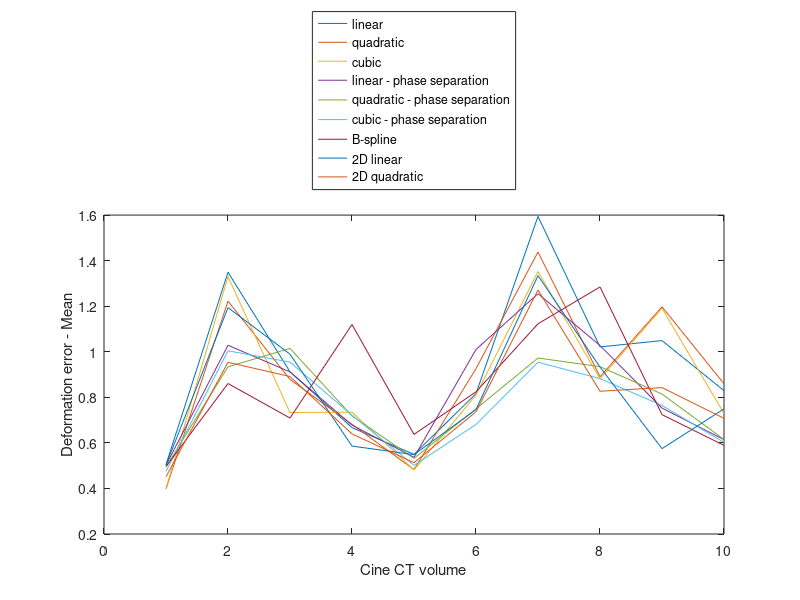
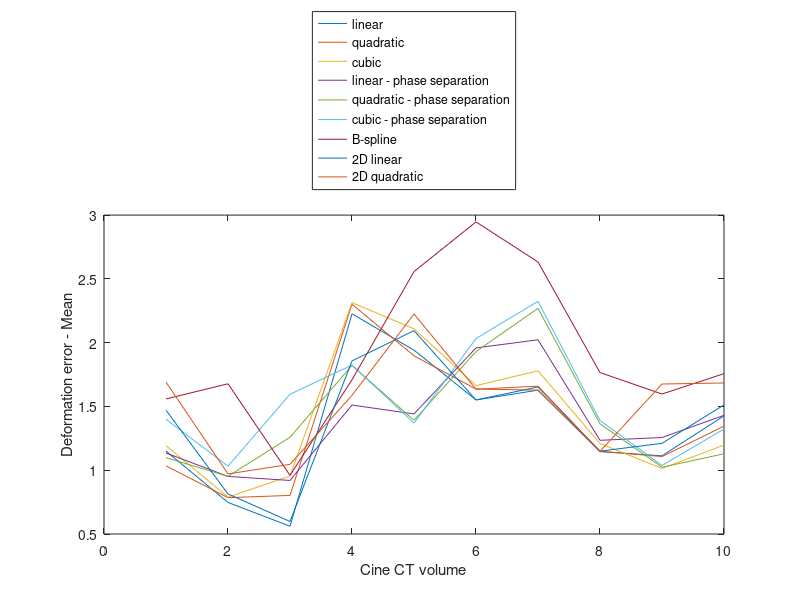
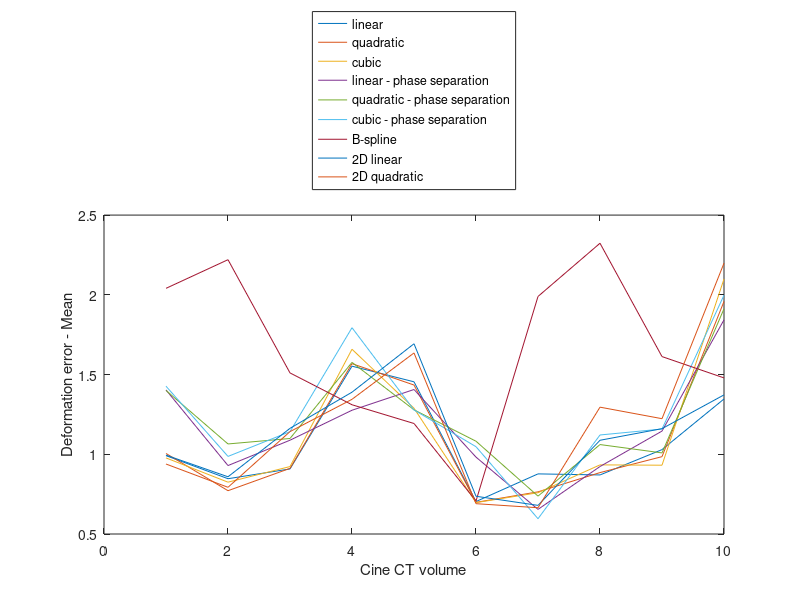
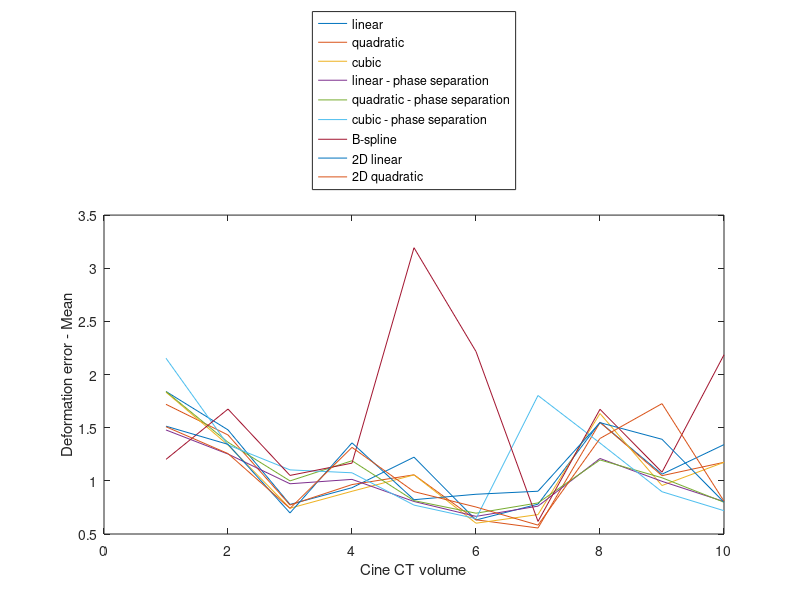

The MATLAB script that drew these images, in order:
function advPlotAll()

load('def_field_error2.mat');

MODELS = 1:9;
COUCH = 5;

for c=1:COUCH
  h = figure;
  for m=MODELS
    plot(squeeze(error_mean(m,c,:)));%, error_std_dev(m,c,:));
    hold on
  end

  legend('linear', 'quadratic', 'cubic', 'linear - phase separation', ...
  'quadratic - phase separation', 'cubic - phase separation', 'B-spline', ...
  '2D linear', '2D quadratic', 'Location', 'northoutside')
  xlabel('Cine CT volume');
  ylabel('Deformation error - Mean');
  figname = sprintf('../report/figures/task4/def_mean_error_couch%d.eps', c);
  hgexport(h, figname);
end

for c=1:COUCH
  h = figure;
  for m=MODELS
    plot(squeeze(error_mean(m,c,:)));%, error_std_dev(m,c,:));
    hold on
  end

  legend('linear', 'quadratic', 'cubic', 'linear - phase separation', ...
  'quadratic - phase separation', 'cubic - phase separation', 'B-spline', ...
  '2D linear', '2D quadratic', 'Location', 'northoutside')
  xlabel('Cine CT volume');
  ylabel('Deformation error - Std. dev.');
  figname = sprintf('../report/figures/task4/def_stddev_error_couch%d.eps', c);
  hgexport(h, figname);
end

end